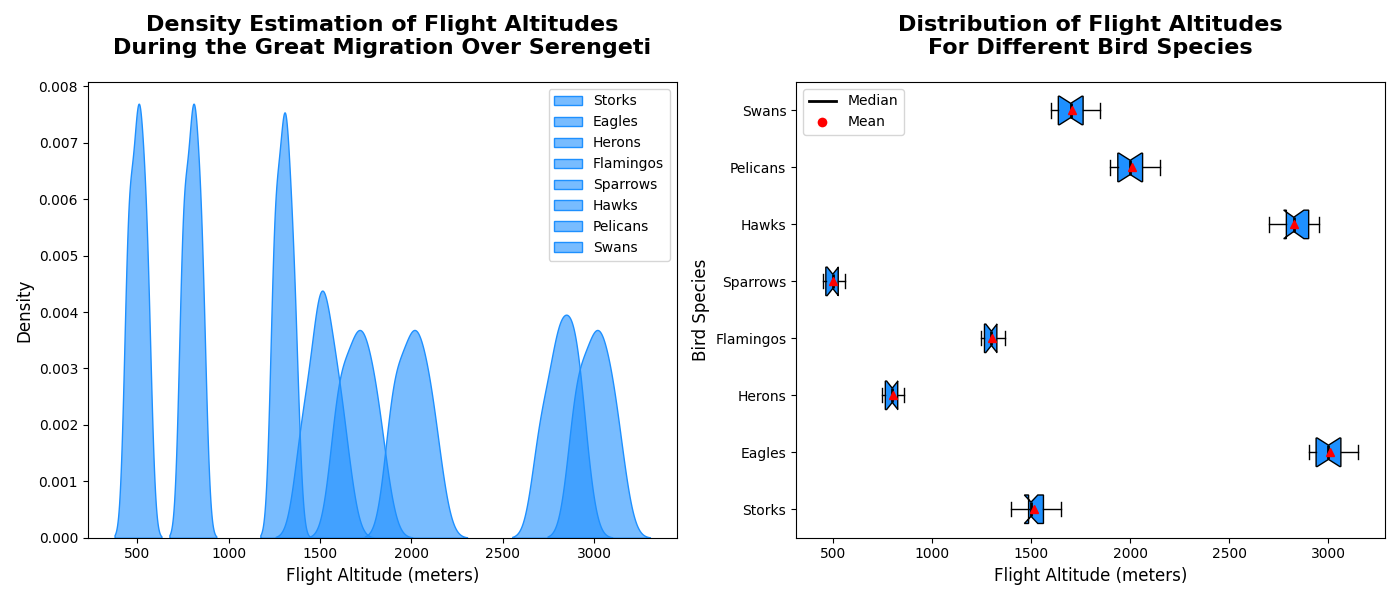

Here is the Python script that generated this plot:
import numpy as np
import matplotlib.pyplot as plt
import seaborn as sns

bird_species = ['Storks', 'Eagles', 'Herons', 'Flamingos', 'Sparrows', 'Hawks', 'Pelicans', 'Swans']

storks_altitude = np.array([1400, 1600, 1550, 1450, 1500, 1650, 1500, 1400, 1500, 1550, 1600, 1500])
eagles_altitude = np.array([3000, 3050, 2900, 3150, 3100, 2950, 3050, 2900, 3100, 3000, 2900, 3000])
herons_altitude = np.array([800, 820, 770, 750, 850, 860, 750, 800, 800, 820, 750, 850])
flamingos_altitude = np.array([1300, 1320, 1250, 1350, 1270, 1370, 1250, 1320, 1300, 1300, 1350, 1250])
sparrows_altitude = np.array([500, 520, 470, 450, 550, 560, 450, 500, 500, 520, 550, 450])
hawks_altitude = np.array([2800, 2850, 2700, 2950, 2900, 2750, 2700, 2850, 2800, 2900, 2900, 2800])
pelicans_altitude = np.array([2000, 2050, 1900, 2150, 1950, 2100, 1900, 2050, 2000, 2000, 2100, 1900])
swans_altitude = np.array([1700, 1750, 1600, 1850, 1650, 1800, 1600, 1750, 1700, 1700, 1800, 1600])

data = [storks_altitude, eagles_altitude, herons_altitude, 
        flamingos_altitude, sparrows_altitude, hawks_altitude, 
        pelicans_altitude, swans_altitude]

single_color = '#1E90FF'  # Using DodgerBlue for all plots

fig, ax = plt.subplots(1, 2, figsize=(14, 6))

for i, altitude in enumerate(data):
    sns.kdeplot(altitude, ax=ax[0], label=bird_species[i], color=single_color, shade=True, alpha=0.6)

ax[0].set_title('Density Estimation of Flight Altitudes\nDuring the Great Migration Over Serengeti', fontsize=16, fontweight='bold', pad=20)
ax[0].set_xlabel('Flight Altitude (meters)', fontsize=12)
ax[0].set_ylabel('Density', fontsize=12)
ax[0].legend(loc='upper right')

box = ax[1].boxplot(data, patch_artist=True, notch=True, vert=False, showmeans=True, labels=bird_species)

for patch in box['boxes']:
    patch.set_facecolor(single_color)
    
for median, mean in zip(box['medians'], box['means']):
    median.set_color('black')
    median.set_linewidth(2)
    mean.set_markerfacecolor('red')
    mean.set_markeredgecolor('red')

ax[1].set_title('Distribution of Flight Altitudes\nFor Different Bird Species', fontsize=16, fontweight='bold', pad=20)
ax[1].set_xlabel('Flight Altitude (meters)', fontsize=12)
ax[1].set_ylabel('Bird Species', fontsize=12)

median_legend = plt.Line2D([0], [0], color='black', lw=2, label='Median')
mean_legend = plt.Line2D([0], [0], marker='o', color='w', markerfacecolor='red', markersize=8, label='Mean')
ax[1].legend(handles=[median_legend, mean_legend], loc='upper left')

plt.tight_layout()
plt.show()
